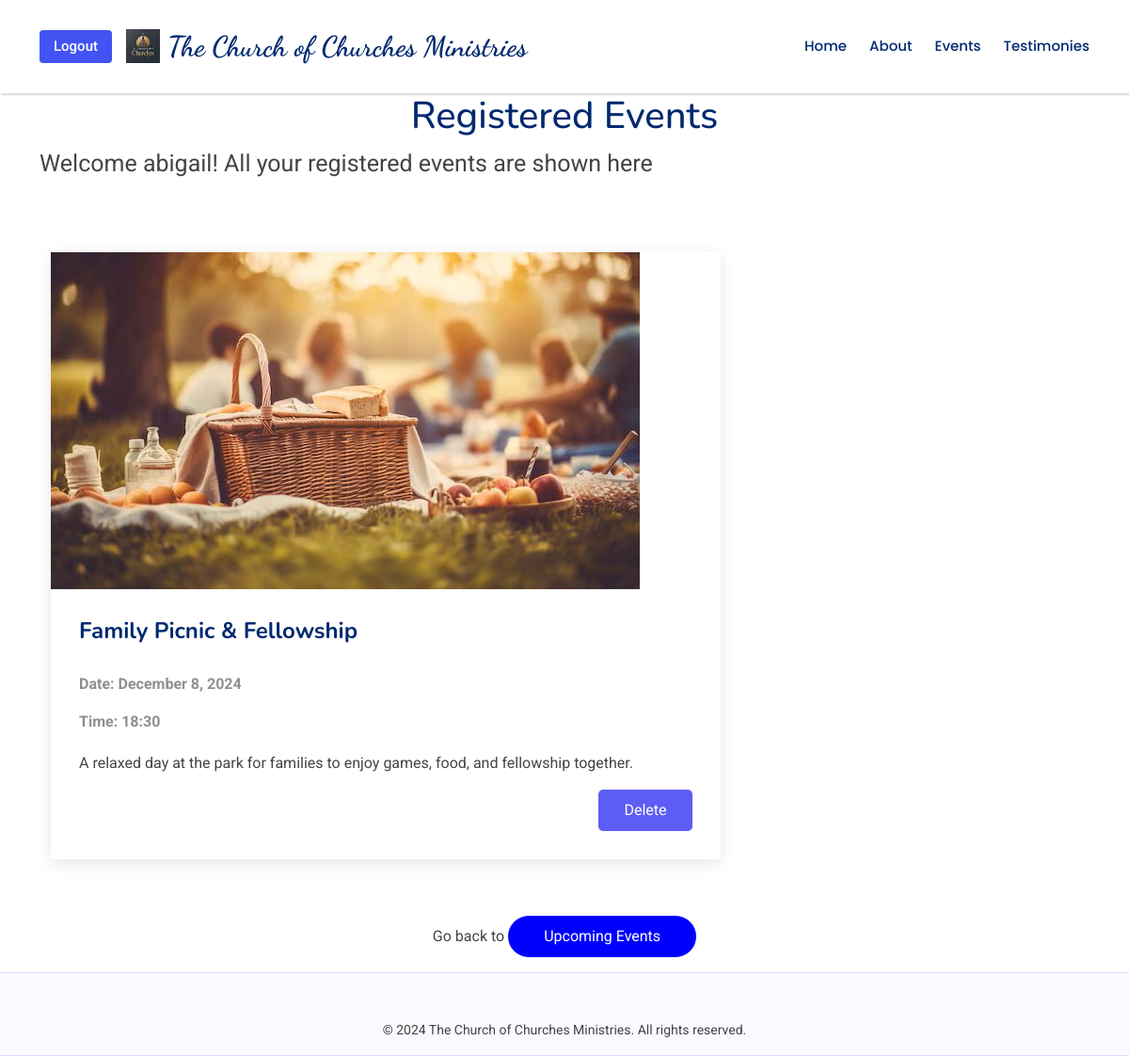
The app's page /registered-events/ (signed in) with its own data.
### events/models.py (models this page shows, shortened)
class CustomUser (AbstractUser):
	is_admin = models.BooleanField(default=False)

class Registration(models.Model):
	user = models.ForeignKey(
		settings.AUTH_USER_MODEL, on_delete = models.CASCADE, related_name ="registrations")
	event = models.ForeignKey(Event, on_delete = models.CASCADE, related_name="registrations")
	registered_at = models.DateTimeField(auto_now_add=True)

class Event(models.Model):
	title = models.CharField(max_length=300)
	description = models.TextField()
	date_time =models.DateTimeField()
	image = models.ImageField(upload_to='event_flyers/', blank=True, null=True)
	created_by = models.ForeignKey(
		settings.AUTH_USER_MODEL, on_delete= models.CASCADE, related_name='created_events'
	)

### events/views.py (the view)
# urls.py: path("registered-events/",views.registered_events, name="registered_events"),
@login_required
def registered_events(request):
	registrations = Registration.objects.filter(user=request.user)
	return render(request, "events/registered_events.html",{"registrations":registrations})

### events/templates/events/registered_events.html (shortened to what this page needs)
<!DOCTYPE html>
{% load static %}
<html lang="en">
	<head>
		<link href="{% static 'events/vendor/bootstrap/css/bootstrap.min.css' %}" rel="stylesheet">
		<link href="{% static 'events/vendor/bootstrap-icons/bootstrap-icons.css' %}" rel="stylesheet">
		<link href="{% static 'events/vendor/aos/aos.css' %}" rel="stylesheet">
		<link href="{% static 'events/vendor/glightbox/css/glightbox.min.css' %}" rel="stylesheet">
		<link href="{% static 'events/vendor/swiper/swiper-bundle.min.css' %}" rel="stylesheet">
		<link href="{% static 'events/css/main.css' %}" rel="stylesheet">
		<link rel="stylesheet" href="{% static 'events/css/home.css' %}">
	</head>
	<body>
		<header id="header" class="header d-flex align-items-center sticky-top">
			<div class="container-fluid container-xl position-relative d-flex align-items-center">
				<a href="index.html" class="logo d-flex align-items-center me-auto">
					<img src="{% static 'events/img/church-logo.webp' %}" alt="">
					<h1 class="church-name">The Church of Churches Ministries</h1>
				</a>
				<nav id="navmenu" class="navmenu">
					<ul>
						<li>
							<a href="{% url 'home' %}">
								Home<br>
							</a>
						</li>
						<li>
							<a href="#about">
								About
							</a>
						</li>
						<li>
							<a href="{% url 'event_list' %}">
								Events
							</a>
						</li>
						<li>
							<a href="#services">
								Testimonies
							</a>
						</li>
					</ul>
				</nav>
				{% if user.is_authenticated %}
					<form action="{% url 'logout' %}" method="post" style="display: inline;">
						<button type="submit" class="btn-getstarted flex-md-shrink-0 logout-button">Logout</button>
					</form>
				{% else %}
					<a class="btn-getstarted flex-md-shrink-0" href="{% url 'login' %}">Login</a>
					<a class="btn-getstarted flex-md-shrink-0" href="{% url 'signup' %}">SignUp</a>
				{% endif %}
			</div>
		</header>
	<main class="main">
		<div class="container">
			<div class="row">
				<div class="events-title">
					  <h1>Registered Events</h1>
					      <p>Welcome {{ user.username }}! All your registered events are shown here</p>
				</div>
				<div class="col-lg-8">
				    <section id="blog-posts" class="blog-posts section">
						<div class="container">
							<div class="row gy-4">
								{% for registration in registrations %}
								<div class="col-12">
								    <article>
										<div class="post-img">
											<img src="{{ registration.event.image.url }}" alt="" class="img-fluid">
										</div>
										<h2 class="title">
											{{ registration.event.title}}
										</h2>
										<div class="meta-top">
											<p>
												<b>
													Date: {{ registration.event.date_time|date:"F j, Y" }}
												</b>
											</p>
											<p>
												<b>
													Time: {{ registration.event.date_time|time:"H:i" }}
												</b>
											</p>
										</div>
										<div class="content">
											<p>
												{{ registration.event.description }}
											</p>
											{% if user.is_authenticated %}
											<div class="read-more">
													<form action="{% url 'delete_registration' registration.id%}"method="post">
													<button type="submit" class="register-button" >Delete</button>
												</form>
											</div>
											{% endif %}
										</div>
									</article>
								</div>
								{% endfor %}
							</div>
						</div>
					</section>
				</div>
					<div class="go-back-button">
						<p>Go back to <button class="upcoming-button">
							<a   href="{%url 'event_list' %}">Upcoming Events</a>
						</button></p>
				    </div>
			</div>
		</div>
	</main>
		<footer id="footer" class="footer">
			<div class="footer-newsletter">
			  <div class="container">
				<div class="row justify-content-center text-center">
				   <div class="col-lg-6">
					 <p>
						© 2024 The Church of Churches Ministries. All rights reserved.
					 </p>
					</div>
				</div>
			</div>
		</footer>
	</body>
</html>

### events/static/events/css/main.css (style rules this page uses)
:root { --default-font: "Roboto", system-ui, -apple-system, "Segoe UI", Roboto, "Helvetica Neue", Arial, "Noto Sans", "Liberation Sans", sans-serif, "Apple Color Emoji", "Segoe UI Emoji", "Segoe UI Symbol", "Noto Color Emoji"; --heading-font: "Nunito", sans-serif; --nav-font: "Poppins", sans-serif; }
:root { --background-color: #ffffff; --default-color: #444444; --heading-color: #012970; --accent-color: #4154f1; --surface-color: #ffffff; --contrast-color: #ffffff; }
:root { --nav-color: #012970; --nav-hover-color: #4154f1; --nav-mobile-background-color: #ffffff; --nav-dropdown-background-color: #ffffff; --nav-dropdown-color: #212529; --nav-dropdown-hover-color: #4154f1; }
:root { scroll-behavior: smooth; }
body { color: var(--default-color); background-color: var(--background-color); font-family: var(--default-font); }
a { color: var(--accent-color); text-decoration: none; transition: 0.3s; }
h1, h2, h3, h4, h5, h6 { color: var(--heading-color); font-family: var(--heading-font); }
.header { color: var(--default-color); background-color: var(--background-color); padding: 20px 0; transition: all 0.5s; z-index: 997; box-shadow: 2px 2px 2px rgba(0,0,0,0.15); }
.header .logo { line-height: 1; }
.header .logo img { max-height: 36px; margin-right: 8px; }
.header .logo h1 { font-size: 30px; margin: 0; font-weight: 700; color: var(--heading-color); }
.header .btn-getstarted, .header .btn-getstarted:focus { color: var(--contrast-color); background: var(--accent-color); font-size: 15px; padding: 8px 25px; margin: 0 0 0 30px; border-radius: 4px; transition: 0.3s; font-weight: 500; }
@media (max-width: 1200px) { .header .logo { order: 1; } }
@media (max-width: 1200px) { .header .btn-getstarted { order: 2; margin: 0 15px 0 0; padding: 6px 15px; } }
@media (max-width: 1200px) { .header .navmenu { order: 3; } }
@media (min-width: 1200px) { .navmenu { padding: 0; } }
@media (min-width: 1200px) { .navmenu ul { margin: 0; padding: 0; display: flex; list-style: none; align-items: center; } }
@media (min-width: 1200px) { .navmenu li { position: relative; } }
@media (min-width: 1200px) { .navmenu a, .navmenu a:focus { color: var(--nav-color); padding: 18px 12px; font-size: 15px; font-family: var(--nav-font); font-weight: 500; display: flex; align-items: center; justify-content: space-between; white-space: nowrap; transition: 0.3s; } }
@media (min-width: 1200px) { .navmenu li:last-child a { padding-right: 0; } }
.footer { color: var(--default-color); background-color: var(--background-color); font-size: 14px; position: relative; }
.footer .footer-newsletter { background-color: color-mix(in srgb, var(--accent-color), transparent 97%); border-top: 1px solid color-mix(in srgb, var(--accent-color), transparent 85%); border-bottom: 1px solid color-mix(in srgb, var(--accent-color), transparent 85%); padding-top: 50px; padding-right: 0px; padding-left: 0px; padding-bottom: 0px; }
section, .section { color: var(--default-color); background-color: var(--background-color); padding: 60px 0; scroll-margin-top: 98px; overflow: clip; }
.blog-posts article { background-color: var(--surface-color); box-shadow: 0 4px 16px rgba(0, 0, 0, 0.1); padding: 30px; height: 100%; }
.blog-posts .post-img { max-height: 440px; margin: -30px -30px 0 -30px; overflow: hidden; }
.blog-posts .title { font-size: 24px; font-weight: 700; padding: 0; margin: 30px 0; }
.blog-posts .meta-top { margin-top: 20px; color: color-mix(in srgb, var(--default-color), transparent 40%); }
.blog-posts .content { margin-top: 20px; }
.blog-posts .content .read-more { text-align: right; }

### events/static/events/css/home.css (style rules this page uses)
.church-name { color:green; font-family: "Dancing Script" }
.upcoming-button { width:200px; padding:10px 20px 10px 20px; background-color: blue; border: none; border-radius: 25px; }
.upcoming-button a { color:white; }
.events-title h1 { display: flex; justify-content: center; }
.events-title p { font-size: 25px; }
.logout-button { border:none; }
.register-button { width:100px; padding:10px 20px 10px 20px; background-color: rgb(93, 93, 245); border: none; border-radius: 5px; color:white; }
.go-back-button { display: flex; align-items:flex-end; justify-content: center; }

### records on screen
CustomUser: username "abigail"
Registration: event.image (picture), event "Family Picnic & Fellowship", event.date_time "December 8, 2024", event.date_time "18:30", event.description "A relaxed day at the park for families to enjoy games, food, and fellowship together."
